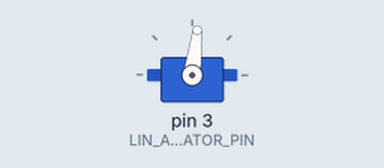
The sketch below on a simulated Arduino Uno, built with avr-gcc and run on an emulated ATmega328P. Shown: servo.

Above: at 0.05 s.
At 5.85 s:
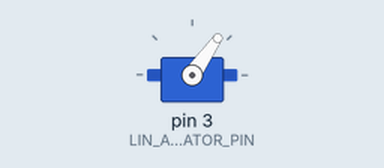
At 11.65 s:
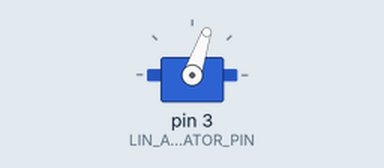
Timing chart, 0 to 20.9 s (numbered marks = the images above):
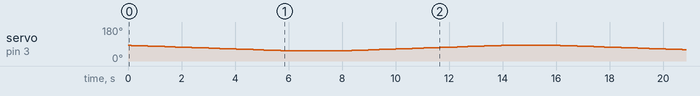

The sketch:

Linear_Actuator_Pitch_Control.ino
```cpp
#include <Servo.h>
#define LIN_ACTUATOR_PIN 3
#define EXTEND 1100 // Pulse width in microseconds corresponding to full extension
#define RETRACT 1400 // Pulse width in microseconds corresponding to full retraction

Servo linActuator;
int position;

void setup() {
  // put your setup code here, to run once:
  Serial.begin(9600);
  linActuator.attach(LIN_ACTUATOR_PIN);
  linActuator.writeMicroseconds(RETRACT); // Write a value between 1000 and 2000 with this function to adjust position
}

void loop() {
  for(int i = RETRACT; i > EXTEND; i--) {
    linActuator.writeMicroseconds(i);
    delay(20);
  }
  delay(2000);
  for(int i = EXTEND; i < RETRACT; i++) {
    linActuator.writeMicroseconds(i);
    delay(20);
  }
  delay(2000);
}
```
